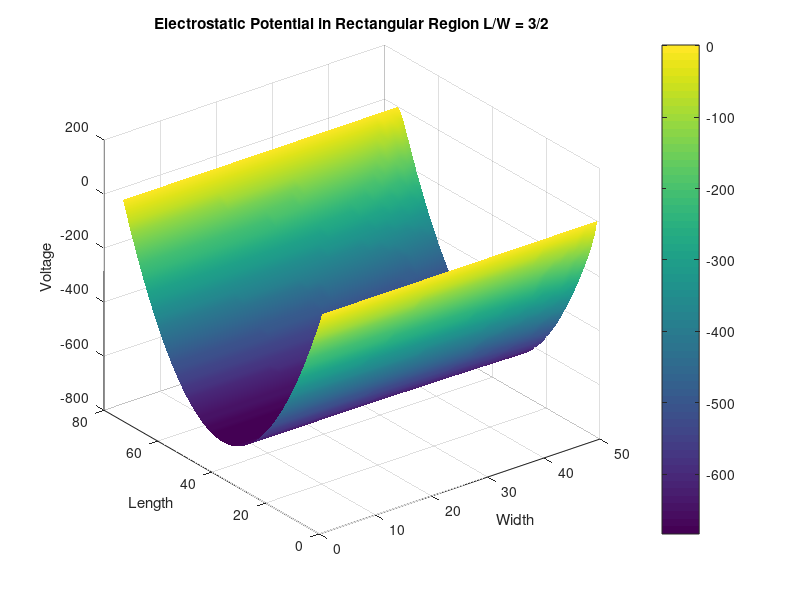
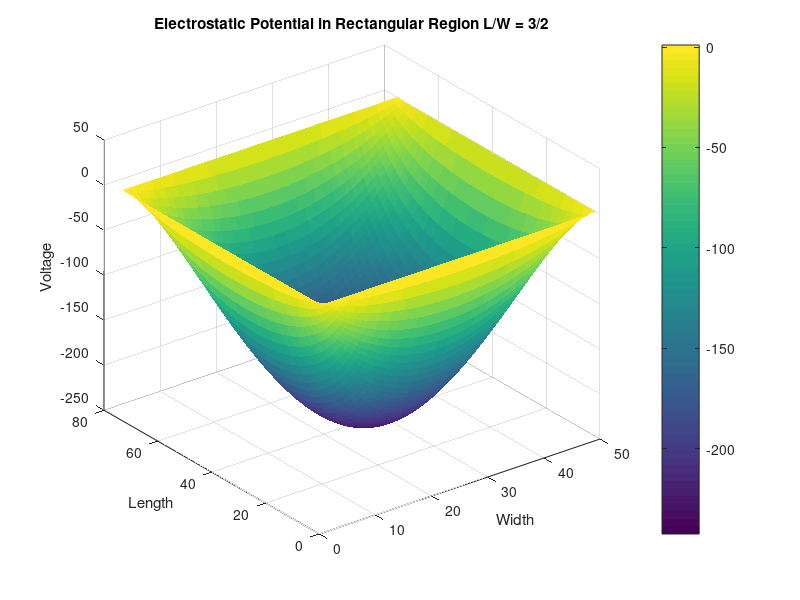

Recreate these plots in MATLAB, in order.


%%%%%%%%%%%% Harmonic Wave Equation in 2D FD and Modes %%%%%%%%%%%%
% By David, Patrobas, Andrew and Xiaochen
% Febuary 6th, 2019
% Assignment 2
% Patrobas Adewumi
global C;
C.q_0 = 1.60217653e-19;             % electron charge
C.hb = 1.054571596e-34;             % Dirac constant
C.h = C.hb * 2 * pi;                    % Planck constant
C.m_0 = 9.10938215e-31;             % electron mass
C.kb = 1.3806504e-23;               % Boltzmann constant
C.eps_0 = 8.854187817e-12;          % vacuum permittivity
C.mu_0 = 1.2566370614e-6;           % vacuum permeability
C.c = 299792458; % speed of light

nx = 75;
L = nx;% length
ny = 50;
W = ny; % width

dx = 1;
dy = 1;
G = sparse(nx*ny, ny*nx);
V = ones(nx*ny,1);
alpha = (C.hb^2) / (2 * C.m_0);

map = @(i,j) j + (i - 1)*ny;

%%%%%%%%%%%%%%%%%%%%%%% Part a %%%%%%%%%%%%%%%%%%%%%%%%%%%%%%%%%
% Set boundary conditions 

for i=1:nx
    for j=1:ny
        n = map(i,j);
        nxm = map(i-1,j);
        nxp = map(i+1,j);
        nym = map(i,j-1);
        nyp = map(i,j+1);
        
        % when Length = 0 (V = Vo)
        if i == 1
            G(n,:) = 0;
            G(n,n) = 1;
            V(n) = 1;
        % When lenght is some given length, L (V = 0)
        elseif i == nx
            G(n,:) = 0;
            G(n,n) = 1;
            V(n) = 0;
        elseif (j == 1 || j == ny)
            G(n,:) = 0;
            G(n,n) = -3;
            G(n,nxm) = 1;
            G(n,nxp) = 1;
            G(n,nyp) = 1;
        else
            G(n,:) = 0;
            G(n,n) = -4;
            G(n,nxm) = 1;
            G(n,nxp) = 1;
            G(n,nym) = 1;
            G(n,nyp) = 1;

        end
    end
end


% GV = F Solve for F
F = G\V;
surfs_up = zeros(nx,ny);
for i = 1:nx
    for j = 1:ny
        n = map(i,j);
        surfs_up(i,j) = F(n);
    end
end

figure(1)
surf(surfs_up)
% I am a simple man and so is the colormap
colormap default
shading interp
colorbar

title('Electrostatic Potential in Rectangular Region L/W = 3/2')
xlabel('Width')
ylabel('Length')
zlabel('Voltage')

%%%%%%%%%%%%%%%%%%%%%%% Part b %%%%%%%%%%%%%%%%%%%%%%%%%%%%%%%%%
% Set boundary conditions

for i=1:nx
  
    for j=1:ny
        n = map(i,j);
        nxm = map(i-1,j);
        nxp = map(i+1,j);
        nym = map(i,j-1);
        nyp = map(i,j+1);
        
     
        if i == 1
            G(n,:) = 0;
            G(n,n) = 1;
            V(n) = 1;
       
        elseif i == nx
            G(n,:) = 0;
            G(n,n) = 1;
            V(n) = 1;
        elseif j == 1
            G(n,:) = 0;
            G(n,n) = 1;
            V(n) = 0;
        elseif j == ny
            G(n,:) = 0;
            G(n,n) = 1;
            V(n) = 0;
        else
            G(n,:) = 0;
            G(n,n) = -4;
            G(n,nxm) = 1;
            G(n,nxp) = 1;
            G(n,nym) = 1;
            G(n,nyp) = 1;
        end
    end
end

% GV = F Solve for F
F = G\V;
% Set up a surf plot
surfs_up = ones(nx,ny);
for i = 1:nx
    for j = 1:ny
        n = map(i,j);
        surfs_up(i,j) = F(n);
    end
end

figure(2)
surf(surfs_up)
% I am a simple man and so is the colormap
colormap default
shading flat
colorbar

title('Electrostatic Potential in Rectangular Region L/W = 3/2')
xlabel('Width')
ylabel('Length')
zlabel('Voltage')


%% Publish this report 
% Meshing becomes an accurate tool when the amount of points used becomes near infinite
% Analytical solutions can be obtained exactly with pencil and paper;
% Numerical solutions cannot be obtained exactly in finite time and typically cannot be solved using pencil and paper.

% These distinctions, however, can vary. There are increasingly many theorems 
% and equations that can only be solved using a computer; however, the computer 
% doesn't do any approximations, it simply can do more steps than any human can ever hope to do without error. 
 
% In numerical computing, we specify a problem, and then crunch numbers in a very well-defined, carefully-constructed order. 
% If we are very careful about the way in which the numbers are crunched, 
% we can guarantee that the result is only slightly inaccurate, and usually close enough for its intended purpose.
% Numerical solutions very rarely can contribute to proofs of new ideas. 
% Analytic solutions are generally considered to be "stronger". 
% The thinking goes that if we can get an analytic solution, it is exact, 
% and then if we need a number at the end of the day, we can just plug numbers into the analytic solution.  
% However, even if analytic solutions can be found, they might not be able to be computed quickly. 
% As a result, numerical approximation will never go away, and both approaches contribute holistically to the fields of mathematics and quantitative sciences.
